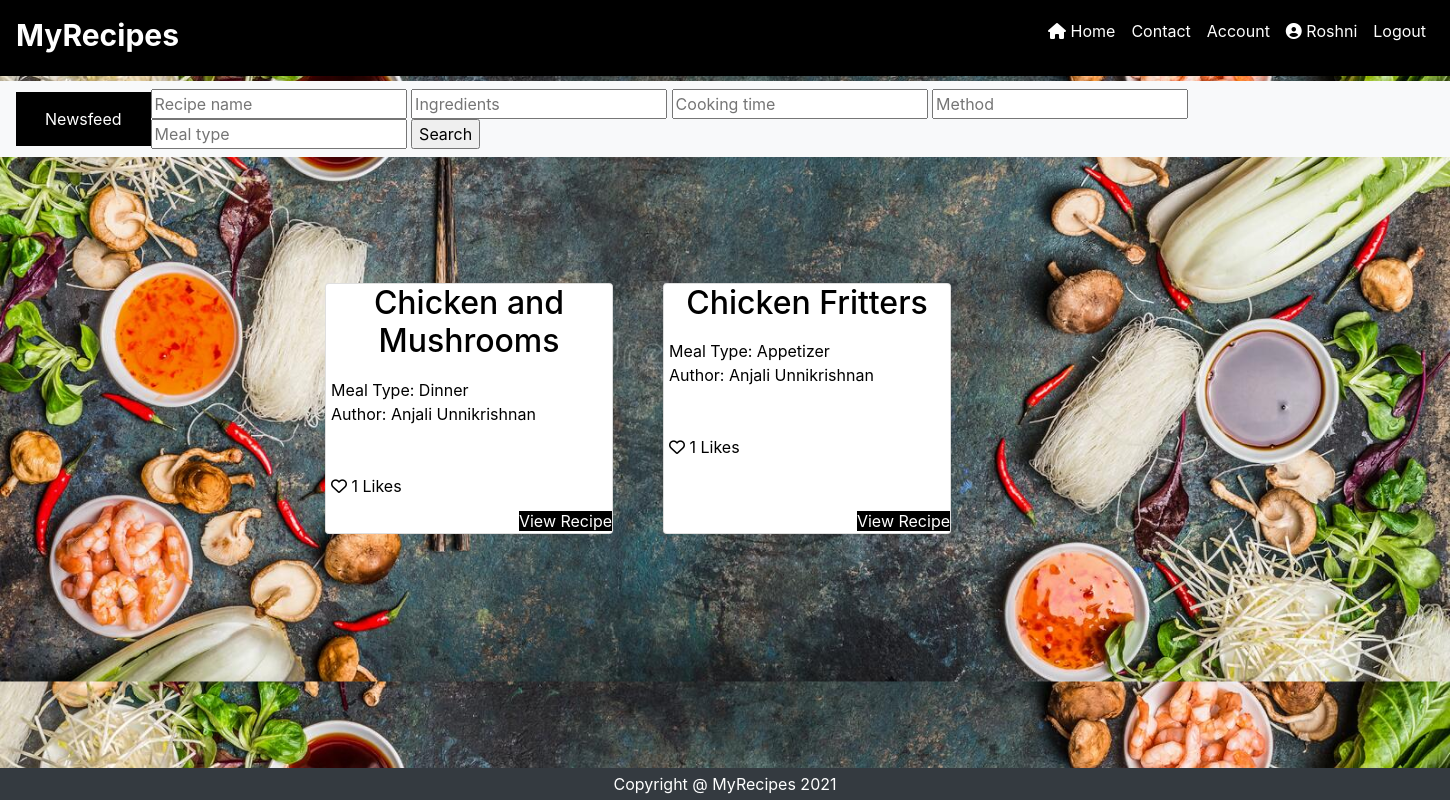
Page /newsfeed (signed in) on the committed database.
### myrecipesblog/models.py (models this page shows, shortened)
class User(db.Model, UserMixin):
    id = db.Column(db.Integer, primary_key=True)
    username = db.Column(db.String(20), unique=True, nullable=False)
    email = db.Column(db.String(120), unique=True, nullable=False)
    image_file = db.Column(db.String(20), nullable=False, default='default.jpg')
    password = db.Column(db.String(60), nullable=False)
    account_type = db.Column(db.String(30), nullable=False)
    recipes = db.relationship('Recipe', backref='author', lazy=True)
    user_notes = db.relationship('Note', backref='author', lazy=True)
    comments = db.relationship('RecipePostComment', backref='author', lazy=True)
    subscribers = db.relationship(
        'Subscription',
        foreign_keys='Subscription.subscriber_id',
        backref='user', lazy='dynamic')
    liked = db.relationship(
        'RecipePostLike',
        foreign_keys='RecipePostLike.user_id',
        backref='user', lazy='dynamic')
    tried = db.relationship(
        'RecipePostTried',
        foreign_keys='RecipePostTried.user_id',
        backref='user', lazy='dynamic')

class Recipe(db.Model):
  id = db.Column(db.Integer, primary_key=True)
  recipe_name = db.Column(db.String(100), unique=True, nullable=False)
  recipe_ingredient = db.Column(db.String(100), nullable=False)
  recipe_cook_time = db.Column(db.Integer, nullable=False)
  recipe_method= db.Column(db.String(100), nullable=False)
  recipe_meal_type = db.Column(db.String(100), nullable=False)
  date_posted = db.Column(db.DateTime, nullable=False, default=datetime.utcnow)
  image_file = db.Column(db.String(20), nullable=False, default='default.jpg')
  content = db.Column(db.Text, nullable=False)
  user_id = db.Column(db.Integer, db.ForeignKey('user.id'), nullable=False)
  notes = db.relationship('Note', backref='recipe', lazy='dynamic')
  likes = db.relationship('RecipePostLike', backref='recipe', lazy='dynamic')
  tries = db.relationship('RecipePostTried', backref='recipe', lazy='dynamic')
  comments = db.relationship('RecipePostComment', backref='article', lazy='dynamic') ## lazy = True  backref

### myrecipesblog/routes.py (the view)
@app.route("/newsfeed")
@login_required
def newsfeed():
    subscribed_to = Subscription.query.filter_by(subscriber_id=current_user.id)
    allrecipes = []
    recipedetails = []
    for sub in subscribed_to:
        following = sub.subscribed_id
        following_string = str(following)
        recipes=Recipe.query.filter(Recipe.user_id.like(following_string))
        likes = 0
        for r in recipes:
            is_liked = RecipePostLike.query.filter_by(recipe_id=r.id, user_id=current_user.id)
            for i in is_liked:
                likes += 1
                allrecipes.append(r)
        for r in recipes:
            details = []
            details.append(r)
            details.append(str(r.date_posted).split()[0])
            details.append(likes)
            details.append(str(r.date_posted).split()[1])
            recipedetails.append(details)
    recipedetailsframe = pd.DataFrame(recipedetails, columns = ["recipe", "date", "like", "time"])
    to_order = ["date", "like", "time"]
    recipedetailsframe = recipedetailsframe.sort_values(to_order, ascending = [False, False, False])
    allrecipes=list(recipedetailsframe["recipe"])
    return render_template("newsfeed.html",recipes=allrecipes)

### myrecipesblog/models.py (called while the page is built)
@login_manager.user_loader
def load_user(user_id):
    return User.query.get(int(user_id))

### myrecipesblog/templates/newsfeed.html (shortened to what this page needs)
<!DOCTYPE html>
<html>
  <head>
    <link rel="stylesheet" href="https://maxcdn.bootstrapcdn.com/bootstrap/4.0.0/css/bootstrap.min.css">
    <link rel="stylesheet" type="text/css" href="{{ url_for('static', filename='styles.css') }}">
  </head>
  <body>
    <nav class="navbar navbar-expand-lg navbar-custom">
      <a class="navbar-brand navbar-custom" style="font-weight: bold; font-size: 30px" href="{{ url_for('home') }}">MyRecipes</a>
      <div class="collapse navbar-collapse navbar-collapse" id="navbarNav">
        <ul class="navbar-nav navbar-custom ml-auto">
          <li class="nav-item navbar-custom active">
            <a class="nav-link navbar-custom" href="{{ url_for('home') }}"><i class="fas fa-home"></i> Home <span class="sr-only">(current)</span></a>
          </li>
          <li class="nav-item navbar-custom">
            <a class="nav-link navbar-custom" href="{{ url_for('contact') }}">Contact</a>
          </li>
          {% if current_user.is_authenticated %}
          <li class="nav-item navbar-custom">
            <a class="nav-link navbar-custom" href="{{ url_for('account') }}">Account</a>
          </li>
          {% if current_user.account_type == 'Contributor' %}
          <li class="nav-item navbar-custom">
            <a class="nav-link navbar-custom" href="{{ url_for('profile') }}"><i class="fas fa-user-circle"></i> {{ current_user.username }}</a>
          </li>
          {% endif %}
          <li class="nav-item navbar-custom">
            <a class="nav-link navbar-custom" href="{{ url_for('logout') }}">Logout</a>
          </li>
          {% endif %}
        </ul>
      </div>
    </nav>
    {% if current_user.is_authenticated %}
    <nav class="navbar navbar-expand-lg navbar-light bg-light">
      <a class="nfbutton" href="{{ url_for('newsfeed') }}">Newsfeed</a>
      <div class="collapse navbar-collapse" id="navbarNav">
      <ul class="navbar-nav ml-auto">
        <li class="nav-item active">
          <form method="POST">
           <input type="text" autofocus="autofocus" placeholder="Recipe name" name="search_string">
           <input type="text" autofocus="autofocus" placeholder="Ingredients" name="search_string2">
           <input type="text" autofocus="autofocus" placeholder="Cooking time" name="search_string3">
           <input type="text" autofocus="autofocus" placeholder="Method" name="search_string4">
           <input type="text" autofocus="autofocus" placeholder="Meal type" name="search_string5">
           <input type="submit" formaction="/search" value="Search">
          </form>
        </li>
      </ul>
    </div>
    </nav>
    {% endif %}
    <div class="container col-md-8">
    </div>
    <div class="container" style="margin-left: 300px; margin-top: 100px">
    <div class="row">
      {% for i in recipes %}
      <div class="card">
        <h2 class="card-title">{{ i.recipe_name }}</h2>
        <p class="card-text">
          Meal Type: {{ i.recipe_meal_type }}
          <br>
          Author: {{ i.author.username }}
          <br>
          <br>
          <br>
          <i class="far fa-heart" style="margin-bottom: 10px;"></i> {{ i.likes.count() }} Likes
        </p>
        <br>
        <div class="align-self-end">
          <a class="button" href="{{ url_for('recipe', recipe_id=i.id) }}">View Recipe</a>
        </div>
      </div>
      {% endfor %}
    </div>
  </div>
	<div class="container">
	  <footer class="py-1 bg-dark fixed-bottom" style="position: fixed;">
		<div class="container">
		 <p class = "m-0 text-center text-white">
		   Copyright @ MyRecipes 2021
		 </p>
		</div>
	  </footer>
	</div>
  </body>
</html>

### myrecipesblog/static/styles.css (style rules this page uses)
.navbar-custom { background-color: black; color: white; margin-bottom: 5px; }
body { background-image: url('/static/images/food4.jpg'); background-size: cover; color: white; }
.card { width: 18rem; margin: 25px; }
.card-title { color: black; text-align: center; }
.card-text { color: black; text-align: left; margin: 5px; }
.align-self-end { position: absolute; bottom: 0; }
.button { background-color: black; color: white; }
.nfbutton { background-color: black; color: white; display: inline-block; width: 10%; height: 50%; text-align: center; padding: 15px; }

### rows in the picture
User: username "Roshni"
Recipe: recipe_name "Chicken and Mushrooms", recipe_meal_type "Dinner", author.username "Anjali Unnikrishnan", likes.count "1"
Recipe: recipe_name "Chicken Fritters", recipe_meal_type "Appetizer", author.username "Anjali Unnikrishnan", likes.count "1"
